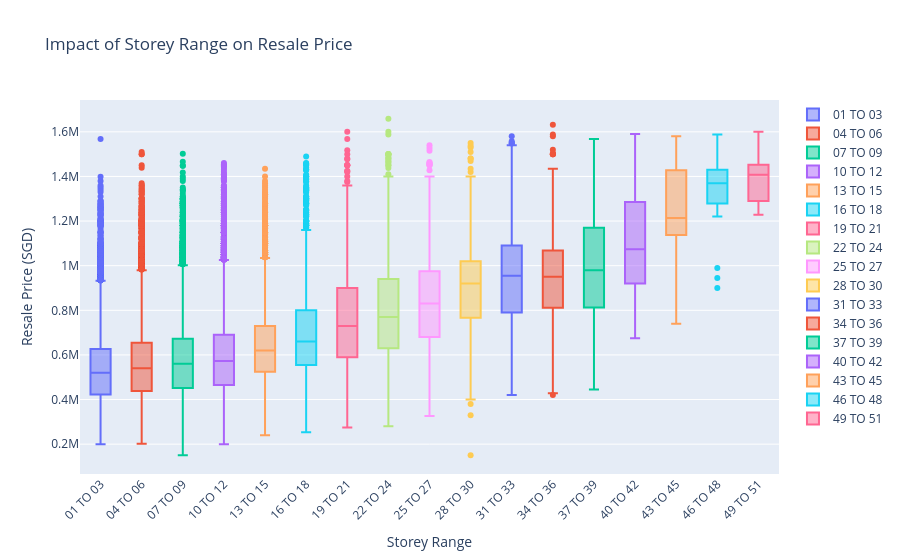

Write notebook code for a chart like this one.
### Code cell
## Impact of Storey Range on Resale Price

# Prepare data for storey bins
df_storey = df[['storey_avg', 'resale_price']].dropna().copy()

# Create storey bins of size 3 (e.g., 01 TO 03, 04 TO 06)
df_storey['bin_start'] = ((df_storey['storey_avg'] - 1) // 3 * 3 + 1).astype(int)
df_storey['storey_bin'] = df_storey['bin_start'].apply(lambda s: f"{s:02d} TO {s+2:02d}")

# Define the order of bins for consistent plotting
order = [f"{s:02d} TO {s+2:02d}" for s in sorted(df_storey['bin_start'].unique())]

fig = plotly.graph_objects.Figure()
for b in order:
    sub = df_storey[df_storey['storey_bin'] == b]
    fig.add_trace(plotly.graph_objects.Box(
        y=sub['resale_price'],
        name=b,
        boxpoints='outliers'
    ))

fig.update_layout(
    title="Impact of Storey Range on Resale Price",
    xaxis_title="Storey Range",
    yaxis_title="Resale Price (SGD)",
    xaxis_tickangle=-45
)

fig.show()

### Figure 1 — Plotly figure (JSON) as saved in the notebook; plotly's stock layout.template omitted (floating-point values rounded to 4 significant figures; data arrays with more than 128 entries replaced by an {"elided": "..."} marker saying what was removed)
{"data": [{"boxpoints": "outliers", "name": "01 TO 03", "type": "box", "y": {"elided": "18379 float values"}}, {"boxpoints": "outliers", "name": "04 TO 06", "type": "box", "y": {"elided": "23974 float values"}}, {"boxpoints": "outliers", "name": "07 TO 09", "type": "box", "y": {"elided": "22215 float values"}}, {"boxpoints": "outliers", "name": "10 TO 12", "type": "box", "y": {"elided": "19740 float values"}}, {"boxpoints": "outliers", "name": "13 TO 15", "type": "box", "y": {"elided": "10236 float values"}}, {"boxpoints": "outliers", "name": "16 TO 18", "type": "box", "y": {"elided": "4780 float values"}}, {"boxpoints": "outliers", "name": "19 TO 21", "type": "box", "y": {"elided": "2080 float values"}}, {"boxpoints": "outliers", "name": "22 TO 24", "type": "box", "y": {"elided": "1371 float values"}}, {"boxpoints": "outliers", "name": "25 TO 27", "type": "box", "y": {"elided": "963 float values"}}, {"boxpoints": "outliers", "name": "28 TO 30", "type": "box", "y": {"elided": "632 float values"}}, {"boxpoints": "outliers", "name": "31 TO 33", "type": "box", "y": {"elided": "356 float values"}}, {"boxpoints": "outliers", "name": "34 TO 36", "type": "box", "y": {"elided": "324 float values"}}, {"boxpoints": "outliers", "name": "37 TO 39", "type": "box", "y": {"elided": "231 float values"}}, {"boxpoints": "outliers", "name": "40 TO 42", "type": "box", "y": [1050000.0, 980000.0, 1400000.0, 1068000.0, 1220000.0, 1200000.0, 882000.0, 860000.0, 928000.0, 1000000.0, 842000.0, 895000.0, 915000.0, 940000.0, 970000.0, 831000.0, 898000.0, 1160000.0, 710000.0, 860000.0, 883000.0, 940000.0, 820000.0, 970000.0, 1270000.0, 1300000.0, 948000.0, 1350000.0, 680000.0, 1320000.0, 1340000.0, 1225000.0, 1400000.0, 675000.0, 790000.0, 950000.0, 1050000.0, 1189000.0, 1130000.0, 932000.0, 990000.0, 865000.0, 970000.0, 1120000.0, 743800.0, 925000.0, 1000000.0, 785000.0, 820000.0, 1385000.0, 1420000.0, 1100000.0, 1460000.0, 1458000.0, 1155000.0, 1500000.0, 1580000.0, 980000.0, 1480000.0, 1466000.0, 1500000.0, 1380000.0, 993000.0, 938000.0, 740000.0, 690000.0, 1150000.0, 991000.0, 1080000.0, 938000.0, 1300000.0, 1100000.0, 1569000.0, 1188000.0, 1050000.0, 1200000.0, 1160000.0, 1400000.0, 1425000.0, 1590000.0, 1131000.0, 1228000.0, 880000.0, 1380000.0, 750000.0, 800000.0, 785000.0, 868000.0, 1205000.0, 1370000.0, 1185000.0, 1056000.0, 1200000.0, 1110000.0, 1219000.0, 1210000.0, 1040000.0, 1540000.0, 1525000.0, 1110000.0]}, {"boxpoints": "outliers", "name": "43 TO 45", "type": "box", "y": [980000.0, 1125000.0, 1210000.0, 1190000.0, 1218000.0, 1155000.0, 1228000.0, 772900.0, 985000.0, 740000.0, 968000.0, 1375000.0, 1450000.0, 1200000.0, 1290000.0, 1200000.0, 1270000.0, 1230000.0, 1439000.0, 993000.0, 990000.0, 1150000.0, 1200000.0, 1365000.0, 1540000.0, 1543000.0, 1415000.0, 1155000.0, 1416000.0, 1480000.0, 1449000.0, 1550000.0, 1580000.0, 1100000.0, 1180000.0, 1485000.0]}, {"boxpoints": "outliers", "name": "46 TO 48", "type": "box", "y": [1380000.0, 1308000.0, 1349000.0, 1389000.0, 1370000.0, 1250000.0, 1400000.0, 1320000.0, 1331000.0, 1411000.0, 990000.0, 945000.0, 900000.0, 1588000.0, 1450000.0, 1370000.0, 1450000.0, 1490000.0, 1460000.0, 1220000.0]}, {"boxpoints": "outliers", "name": "49 TO 51", "type": "box", "y": [1260000.0, 1228000.0, 1300000.0, 1410000.0, 1394000.0, 1408000.0, 1430000.0, 1518000.0, 1600000.0]}], "layout": {"title": {"text": "Impact of Storey Range on Resale Price"}, "xaxis": {"tickangle": -45, "title": {"text": "Storey Range"}}, "yaxis": {"title": {"text": "Resale Price (SGD)"}}}}
